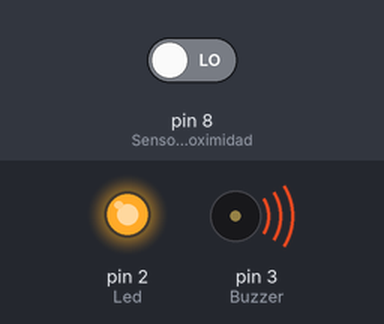
The sketch below on a simulated Arduino Uno, built with avr-gcc and run on an emulated ATmega328P. On the bench: output pins drawn as LEDs (lit = HIGH), buzzer (waves = sounding, pin HIGH). The test bench sets the inputs (shaded band); at power-on: pin 8 (SensorProximidad) LOW.

Above: at 1.2 s.
1.3 s: pin 8 (SensorProximidad) driven HIGH
At 2.1 s:
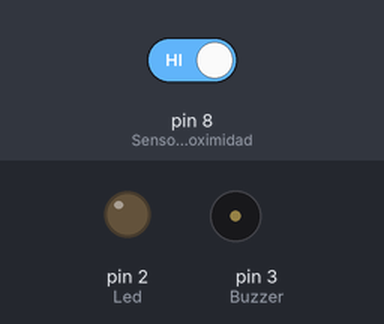
2.8 s: pin 8 (SensorProximidad) driven LOW
At 3.2 s:
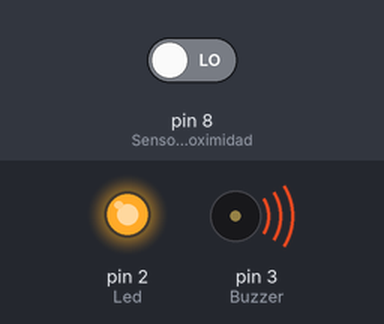
Timing chart, 0 to 5.8 s (numbered marks = the images above; inputs shaded):
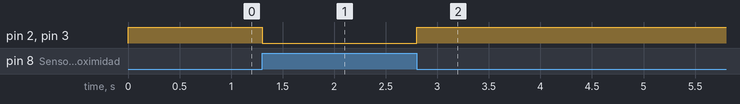

The sketch:

Sensor_Infra_v2.ino
```cpp
// Este proyecto se realizo con un sensor de proximidad FC51 IR

const int SensorProximidad = 8; // Se conecta el sensor de proximidad al pin 8
const int Led = 2; // Se conecta el led en al pin 2
const int Buzzer = 3; // Se conecta el Buzzer al pin 3

void setup() {
  pinMode(Led, OUTPUT);
  pinMode(Buzzer, OUTPUT);
  pinMode(SensorProximidad,INPUT);
}

void loop() {

  if(digitalRead(SensorProximidad)==HIGH)      // Se verifica si hay algo cerca al sensor de Proximidad
  {
    digitalWrite(Led, LOW);
    digitalWrite(Buzzer, LOW); // Si no se detecta movimiento, el led y el buzzer se mantienen apagados
  }
  else
  {
    digitalWrite(Led, HIGH);    // Si se detecta movimiento, el led y el buzzer alertan
    digitalWrite(Buzzer, HIGH);
  }
  delay(100);
}
```

Measured:
- after the input at 1.3 s, pin 2 (Led), pin 3 (Buzzer): HIGH → LOW at once
- after the input at 2.8 s, pin 2 (Led), pin 3 (Buzzer): LOW → HIGH at once
